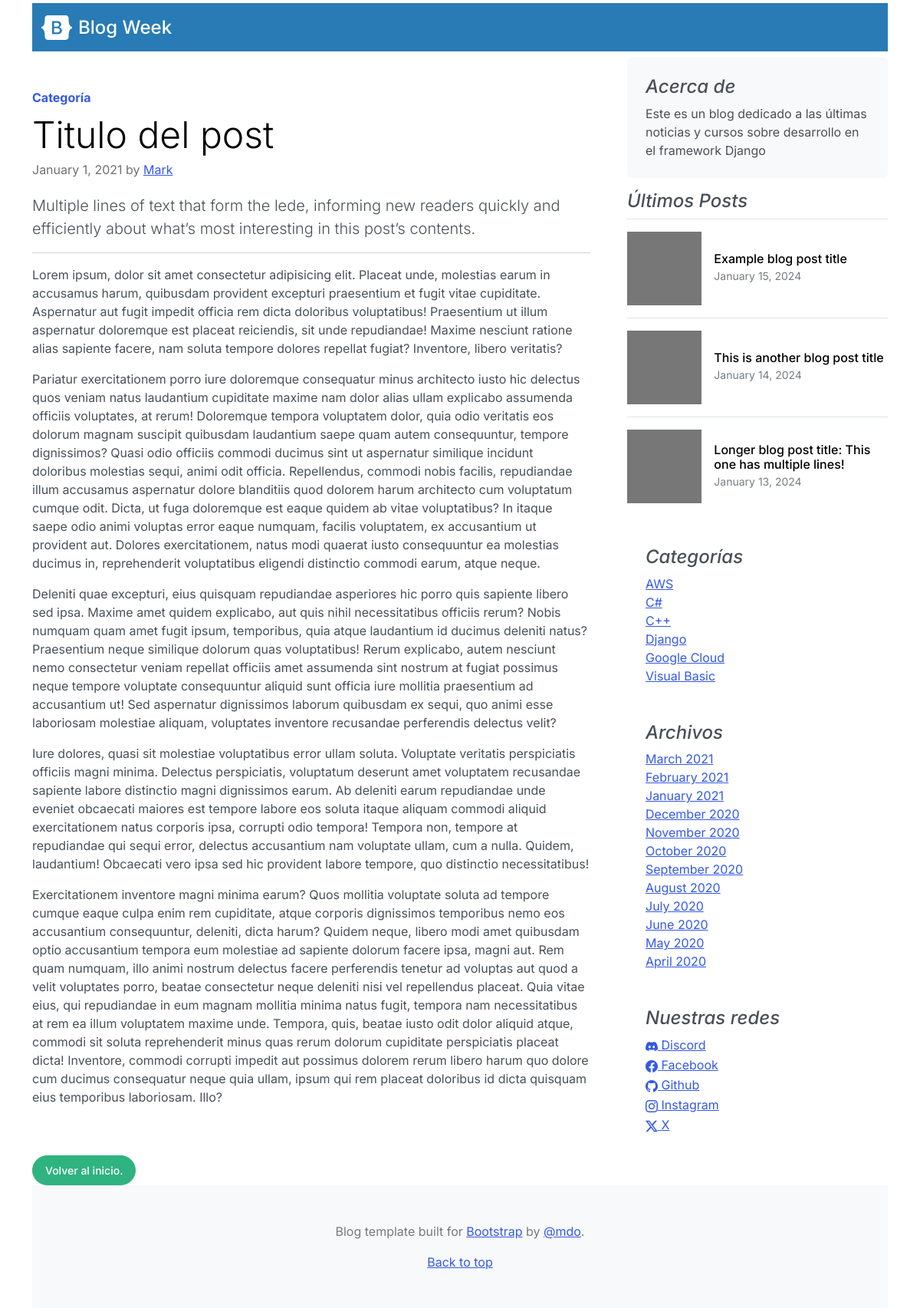
Page /post/ on the committed database.
### core/models.py (models this page shows, shortened)
class About(models.Model):
    description = models.CharField(max_length=350, verbose_name="Descripción")
    created = models.DateTimeField(
        auto_now_add=True, verbose_name="Fecha de creación")
    updated = models.DateTimeField(
        auto_now=True, verbose_name="Fecha de modificación")
    class Meta:
        verbose_name = "Acerca de"
        verbose_name_plural = "Acerca de nosotros"
        ordering = ['created']
    def __str__(self) -> str:
        return self.description

class Category(models.Model):
    name = models.CharField(max_length=200, verbose_name="nombre", unique=True)
    active = models.BooleanField(default=True, verbose_name="Activo")
    created = models.DateTimeField(
        auto_now_add=True, verbose_name="Fecha de creación")
    updated = models.DateTimeField(
        auto_now=True, verbose_name="Fecha de modificación")
    class Meta:
        verbose_name = "Categoría"
        verbose_name_plural = "Categorías"
        ordering = ['name']

class Link(models.Model):
    key = models.CharField(max_length=100, verbose_name="Key Link")
    name = models.CharField(max_length=120, verbose_name="Red Social")
    url = models.URLField(max_length=350, blank=True,
                          null=True, verbose_name="Enlace")
    icon = models.CharField(max_length=100, blank=True,
                            null=True, verbose_name="Icono")
    created = models.DateTimeField(
        auto_now_add=True, verbose_name="Fecha de Creación")
    updated = models.DateTimeField(
        auto_now=True, verbose_name="Fecha de modificación")
    class Meta:
        verbose_name = "Red Social"
        verbose_name_plural = "Redes Sociales"
        ordering = ['name']
    def __str__(self) -> str:
        return self.name

### core/views.py (the view)
# urls.py: path("post/", post, name="post"),
def post(request):
    return render(request, "core/detail.html")

### core/processors.py (called while the page is built)
def ctx_dic_about(request):
    ctx_about = {}
    ctx_about['ABOUT'] = About.objects.latest('created') # BUSCA EL ULTIMO CAMPO CREADO EN ABOUT (DE ACUERDO A LA FECHA DE CREACIÓN)
    return ctx_about

def ctx_dic_category(request):
    ctx_category = {}
    ctx_category['categories'] = Category.objects.filter(active=True)
    return ctx_category

def ctx_dic_link(request):
    ctx_link = {}
    links = Link.objects.all()
    for link in links:
        ctx_link[link.key] = {'url': link.url,
                                'icon': link.icon}
    print(ctx_link)
    return ctx_link

def ctx_dic_link2(request):
    ctx_link2 = {}
    ctx_link2['redes_sociales'] = Link.objects.all()
    print(ctx_link2)
    return ctx_link2

### core/templates/core/detail.html (shortened to what this page needs)
{% extends "core/base.html" %}
{% load static %}
{% block content %}
<article class="blog-post">
    <div class="col-auto d-none d-lg-block">
    </div>
    <strong class="d-inline-block mb-2 mt-3 text-primary">Categoría</strong>
    <h2 class="display-5 link-body-emphasis mb-1">Titulo del post</h2>
    <p class="blog-post-meta">January 1, 2021 by <a href="#">Mark</a></p>
    <p class="lead my-3">Multiple lines of text that form the lede, informing new readers quickly
        and efficiently about what’s most interesting in this post’s contents.</p>
    <hr>
    <p>Lorem ipsum, dolor sit amet consectetur adipisicing elit. Placeat unde, molestias earum in
        accusamus harum, quibusdam provident excepturi praesentium et fugit vitae cupiditate.
        Aspernatur aut fugit impedit officia rem dicta doloribus voluptatibus! Praesentium ut illum
        aspernatur doloremque est placeat reiciendis, sit unde repudiandae! Maxime nesciunt ratione
        alias sapiente facere, nam soluta tempore dolores repellat fugiat? Inventore, libero
        veritatis? </p>
    <p>Pariatur exercitationem porro iure doloremque consequatur minus architecto iusto
        hic delectus quos veniam natus laudantium cupiditate maxime nam dolor alias ullam explicabo
        assumenda officiis voluptates, at rerum! Doloremque tempora voluptatem dolor, quia odio
        veritatis eos dolorum magnam suscipit quibusdam laudantium saepe quam autem consequuntur,
        tempore dignissimos? Quasi odio officiis commodi ducimus sint ut aspernatur similique
        incidunt doloribus molestias sequi, animi odit officia. Repellendus, commodi nobis facilis,
        repudiandae illum accusamus aspernatur dolore blanditiis quod dolorem harum architecto cum
        voluptatum cumque odit. Dicta, ut fuga doloremque est eaque quidem ab vitae voluptatibus? In
        itaque saepe odio animi voluptas error eaque numquam, facilis voluptatem, ex accusantium ut
        provident aut. Dolores exercitationem, natus modi quaerat iusto consequuntur ea molestias
        ducimus in, reprehenderit voluptatibus eligendi distinctio commodi earum, atque neque.</p>
    <p>Deleniti quae excepturi, eius quisquam repudiandae asperiores hic porro quis sapiente libero
        sed ipsa. Maxime amet quidem explicabo, aut quis nihil necessitatibus officiis rerum? Nobis
        numquam quam amet fugit ipsum, temporibus, quia atque laudantium id ducimus deleniti natus?
        Praesentium neque similique dolorum quas voluptatibus! Rerum explicabo, autem nesciunt nemo
        consectetur veniam repellat officiis amet assumenda sint nostrum at fugiat possimus neque
        tempore voluptate consequuntur aliquid sunt officia iure mollitia praesentium ad accusantium
        ut! Sed aspernatur dignissimos laborum quibusdam ex sequi, quo animi esse laboriosam
        molestiae aliquam, voluptates inventore recusandae perferendis delectus velit?</p>
    <p>Iure dolores, quasi sit molestiae voluptatibus error ullam soluta. Voluptate veritatis
        perspiciatis
        officiis magni minima. Delectus perspiciatis, voluptatum deserunt amet voluptatem recusandae
        sapiente labore distinctio magni dignissimos earum. Ab deleniti earum repudiandae unde
        eveniet obcaecati maiores est tempore labore eos soluta itaque aliquam commodi aliquid
        exercitationem natus corporis ipsa, corrupti odio tempora! Tempora non, tempore at
        repudiandae qui sequi error, delectus accusantium nam voluptate ullam, cum a nulla. Quidem,
        laudantium! Obcaecati vero ipsa sed hic provident labore tempore, quo distinctio
        necessitatibus!</p>
    <p>Exercitationem inventore magni minima earum? Quos mollitia voluptate soluta
        ad tempore cumque eaque culpa enim rem cupiditate, atque corporis dignissimos temporibus
        nemo eos accusantium consequuntur, deleniti, dicta harum? Quidem neque, libero modi amet
        quibusdam optio accusantium tempora eum molestiae ad sapiente dolorum facere ipsa, magni
        aut. Rem quam numquam, illo animi nostrum delectus facere perferendis tenetur ad voluptas
        aut quod a velit voluptates porro, beatae consectetur neque deleniti nisi vel repellendus
        placeat. Quia vitae eius, qui repudiandae in eum magnam mollitia minima natus fugit, tempora
        nam necessitatibus at rem ea illum voluptatem maxime unde. Tempora, quis, beatae iusto odit
        dolor aliquid atque, commodi sit soluta reprehenderit minus quas rerum dolorum cupiditate
        perspiciatis placeat dicta! Inventore, commodi corrupti impedit aut possimus dolorem rerum
        libero harum quo dolore cum ducimus consequatur neque quia ullam, ipsum qui rem placeat
        doloribus id dicta quisquam eius temporibus laboriosam. Illo?</p>
</article>
<a class="btn btn-success rounded-pill" href={% url "home" %}>Volver al inicio.</a>
{% endblock %}

### core/templates/core/base.html (shortened to what this page needs)
<!DOCTYPE html>
<html lang="es">
<head>
    <link rel="stylesheet" href="https://cdn.jsdelivr.net/npm/bootstrap-icons@1.11.3/font/bootstrap-icons.min.css">
    {% load static %}
    <link href={% static "core/css/bootstrap.min.css" %} rel="stylesheet">
    <link href={% static "css/blog.css" %} rel="stylesheet">
</head>
<body>
    <div class="container">
        <nav class="mt-1 navbar navbar-expand-lg bg-info" data-bs-theme="dark">
            <div class="container-fluid">
                <a href="/"
                    class="d-flex align-items-center mb-3 mb-md-0 me-md-auto link-body-emphasis text-decoration-none">
                    <img class="bi me-2" width="40" height="32" src={% static "core/img/bootstrap-logo-white.svg" %}
                        alt="">
                    <span class="fs-4">Blog Week</span>
                </a>
            </div>
        </nav>
        <main class="mt-2">
            <div class="row g-5">
                <div class="col-md-8">
                    {% block content %} {% endblock %}
                </div>
                <aside class="col-md-4">
                    <div class="position-sticky" style="top: 2rem;">
                        <div class="p-4 mb-3 bg-body-tertiary rounded">
                            <h4 class="fst-italic">Acerca de</h4>
                            <p class="mb-0">{{ ABOUT }}</p>
                        </div>
                        <div>
                            <h4 class="fst-italic">Últimos Posts</h4>
                            <ul class="list-unstyled">
                                <li>
                                    <a class="d-flex flex-column flex-lg-row gap-3 align-items-start align-items-lg-center py-3 link-body-emphasis text-decoration-none border-top"
                                        href="#">
                                        <svg class="bd-placeholder-img" width="100%" height="96"
                                            xmlns="http://www.w3.org/2000/svg" aria-hidden="true"
                                            preserveAspectRatio="xMidYMid slice" focusable="false">
                                            <rect width="100%" height="100%" fill="#777" />
                                        </svg>
                                        <div class="col-lg-8">
                                            <h6 class="mb-0">Example blog post title</h6>
                                            <small class="text-body-secondary">January 15, 2024</small>
                                        </div>
                                    </a>
                                </li>
                                <li>
                                    <a class="d-flex flex-column flex-lg-row gap-3 align-items-start align-items-lg-center py-3 link-body-emphasis text-decoration-none border-top"
                                        href="#">
                                        <svg class="bd-placeholder-img" width="100%" height="96"
                                            xmlns="http://www.w3.org/2000/svg" aria-hidden="true"
                                            preserveAspectRatio="xMidYMid slice" focusable="false">
                                            <rect width="100%" height="100%" fill="#777" />
                                        </svg>
                                        <div class="col-lg-8">
                                            <h6 class="mb-0">This is another blog post title</h6>
                                            <small class="text-body-secondary">January 14, 2024</small>
                                        </div>
                                    </a>
                                </li>
                                <li>
                                    <a class="d-flex flex-column flex-lg-row gap-3 align-items-start align-items-lg-center py-3 link-body-emphasis text-decoration-none border-top"
                                        href="#">
                                        <svg class="bd-placeholder-img" width="100%" height="96"
                                            xmlns="http://www.w3.org/2000/svg" aria-hidden="true"
                                            preserveAspectRatio="xMidYMid slice" focusable="false">
                                            <rect width="100%" height="100%" fill="#777" />
                                        </svg>
                                        <div class="col-lg-8">
                                            <h6 class="mb-0">Longer blog post title: This one has multiple lines!</h6>
                                            <small class="text-body-secondary">January 13, 2024</small>
                                        </div>
                                    </a>
                                </li>
                            </ul>
                        </div>
                        <div class="p-4">
                            <h4 class="fst-italic">Categorías</h4>
                            <ol class="list-unstyled mb-0">
                                {% for item in categories %}
                                    <li><a href="#">{{item.name}}</a></li>
                                {% endfor %}
                            </ol>
                        </div>
                        <div class="p-4">
                            <h4 class="fst-italic">Archivos</h4>
                            <ol class="list-unstyled mb-0">
                                <li><a href="#">March 2021</a></li>
                                <li><a href="#">February 2021</a></li>
                                <li><a href="#">January 2021</a></li>
                                <li><a href="#">December 2020</a></li>
                                <li><a href="#">November 2020</a></li>
                                <li><a href="#">October 2020</a></li>
                                <li><a href="#">September 2020</a></li>
                                <li><a href="#">August 2020</a></li>
                                <li><a href="#">July 2020</a></li>
                                <li><a href="#">June 2020</a></li>
                                <li><a href="#">May 2020</a></li>
                                <li><a href="#">April 2020</a></li>
                            </ol>
                        </div>
                        <div class="p-4">
                            <h4 class="fst-italic">Nuestras redes</h4>
                            <ol class="list-unstyled">
                                {% for item in redes_sociales %}
                                    {% if item.url %}
                                        <li><a href={{ item.url }}><i class="{{ item.icon }}"></i> {{ item.name }}</a></li>
                                    {% endif %}
                                {% endfor%}
                            </ol>
                        </div>
                    </div>
                </aside>
            </div>
        </main>
        <footer class="py-5 text-center text-body-secondary bg-body-tertiary">
            <p>Blog template built for <a href="https://getbootstrap.com/">Bootstrap</a> by <a
                    href="https://twitter.com/mdo">@mdo</a>.</p>
            <p class="mb-0">
                <a href="#">Back to top</a>
            </p>
        </footer>
    </div>
</body>
</html>

### core/static/core/css/blog.css (style rules this page uses)
.blog-post { margin-bottom: 4rem; }
.blog-post-meta { margin-bottom: 1.25rem; color: #727272; }
.bd-placeholder-img { font-size: 1.125rem; text-anchor: middle; -webkit-user-select: none; -moz-user-select: none; user-select: none; }
.bi { vertical-align: -.125em; fill: currentColor; }

### rows in the picture
About: description "Este es un blog dedicado a las últimas noticias y cursos sobre desarrollo en el framework Django"
Category: name "AWS"
Category: name "C#"
Category: name "C++"
Category: name "Django"
Category: name "Google Cloud"
Category: name "Visual Basic"
Link: name "Discord"
Link: name "Facebook"
Link: name "Github"
Link: name "Instagram"
Link: name "X"
